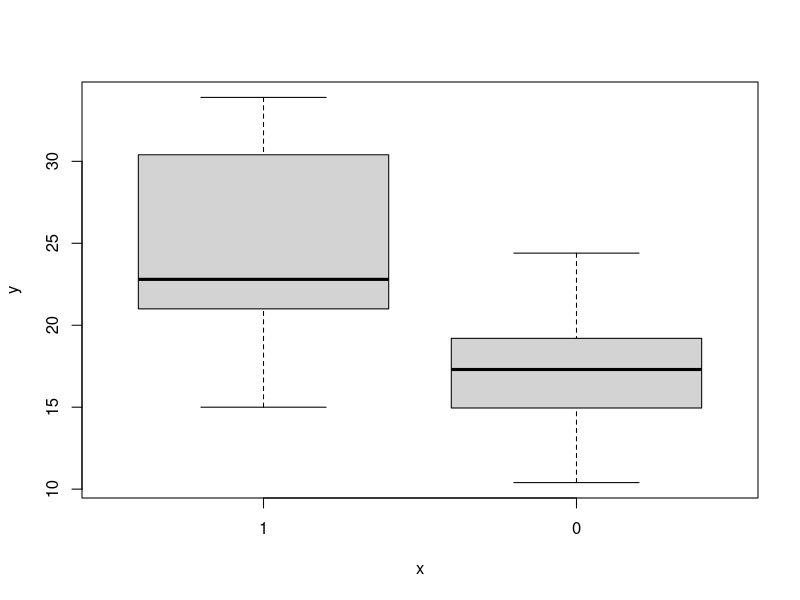
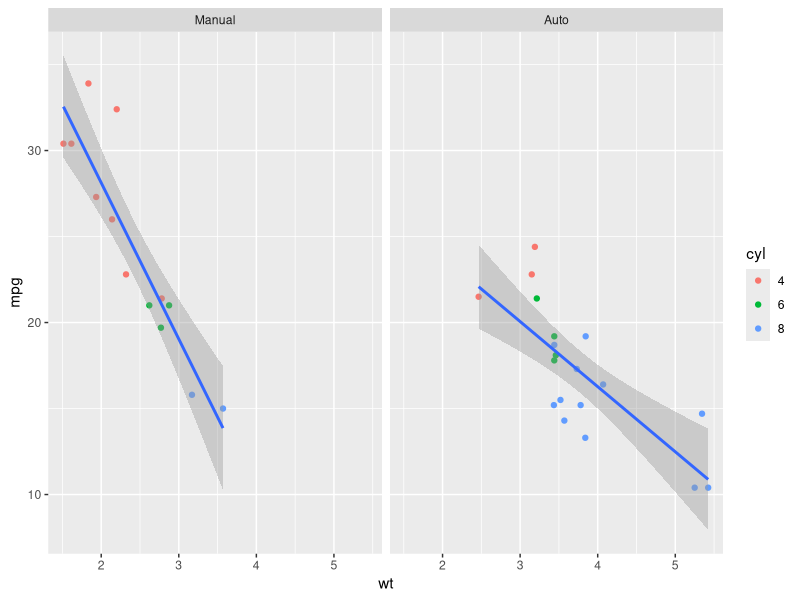

R code for these plots, in order:
library(ggplot2)
library(car)

# Exploring the data set
?mtcars
head(mtcars,3)
tail(mtcars)
str(mtcars)
View(mtcars)
summary(mtcars)

mtcars$cyl <-as.factor(mtcars$cyl)
mtcars$am <-as.factor(mtcars$am)
mtcars$am <-relevel(mtcars$am,"1")
translabs<-c("0" = "Auto","1" = "Manual")

#Exploring data via plots
plot(mtcars$am,mtcars$mpg)

g<-ggplot(mtcars,aes(x=wt,y=mpg))+
    geom_point(aes(color = cyl))+
    geom_smooth(method = "lm") +
    facet_grid(~am, labeller = as_labeller(translabs) )
print(g)


mdl1 <-lm(mpg ~ wt ,mtcars)
summary(mdl1)

mdl1b <-lm(mpg ~ wt-1 ,mtcars)
summary(mdl1b)

mdl2 <-lm(mpg ~ qsec ,mtcars)
summary(mdl2)

mdl3 <-lm(mpg ~ wt+qsec ,mtcars)
summary(mdl3)
